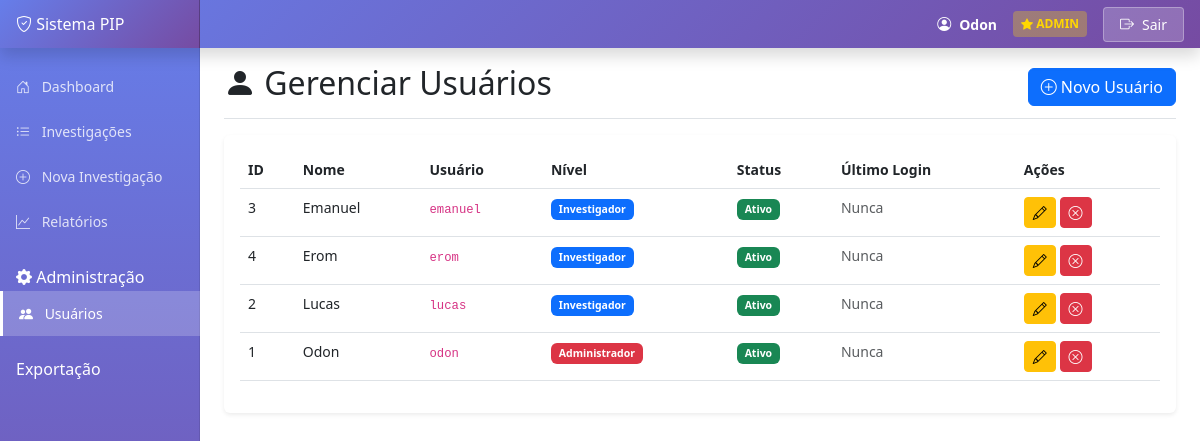
/usuarios (signed in), run on the app's committed database.
### models.py (models this page shows, shortened)
class Usuario(db.Model):
    __tablename__ = 'usuarios'
    id = db.Column(db.Integer, primary_key=True)
    username = db.Column(db.String(50), unique=True, nullable=False, index=True)
    senha_hash = db.Column(db.String(255), nullable=False)
    nome = db.Column(db.String(100), nullable=False)
    nivel = db.Column(db.String(20), nullable=False, default='investigador')  # admin / investigador / visualizador
    ativo = db.Column(db.Boolean, default=True)
    criado_em = db.Column(db.DateTime, default=datetime.utcnow)
    ultimo_login = db.Column(db.DateTime)

### app.py (the view)
@app.route('/usuarios')
def usuarios():
    if 'usuario' not in session:
        flash('Você precisa fazer login primeiro!', 'warning')
        return redirect(url_for('login'))
    if session.get('nivel') != 'admin':
        flash('Você não tem permissão para acessar essa página!', 'danger')
        return redirect(url_for('dashboard'))
    todos_usuarios = Usuario.query.order_by(Usuario.nome).all()
    return render_template('usuarios.html', usuarios=todos_usuarios)

### templates/usuarios.html (shortened to what this page needs)
{% extends "base.html" %}
{% block content %}
<div class="d-flex justify-content-between flex-wrap flex-md-nowrap align-items-center pt-3 pb-2 mb-3 border-bottom">
    <h1 class="h2">
        <i class="bi bi-person-fill"></i> Gerenciar Usuários
    </h1>
    <button class="btn btn-primary" data-bs-toggle="modal" data-bs-target="#modalNovoUsuario">
        <i class="bi bi-plus-circle"></i> Novo Usuário
    </button>
</div>
<div class="card">
    <div class="card-body">
        <div class="table-responsive">
            <table class="table table-hover">
                <thead>
                    <tr>
                        <th>ID</th>
                        <th>Nome</th>
                        <th>Usuário</th>
                        <th>Nível</th>
                        <th>Status</th>
                        <th>Último Login</th>
                        <th>Ações</th>
                    </tr>
                </thead>
                <tbody>
                    {% for usuario in usuarios %}
                    <tr>
                        <td>{{ usuario.id }}</td>
                        <td>{{ usuario.nome }}</td>
                        <td><code>{{ usuario.username }}</code></td>
                        <td>
                            {% if usuario.nivel == 'admin' %}
                                <span class="badge bg-danger">Administrador</span>
                            {% elif usuario.nivel == 'investigador' %}
                                <span class="badge bg-primary">Investigador</span>
                            {% else %}
                                <span class="badge bg-secondary">Consulta</span>
                            {% endif %}
                        </td>
                        <td>
                            {% if usuario.ativo %}
                                <span class="badge bg-success">Ativo</span>
                            {% else %}
                                <span class="badge bg-danger">Inativo</span>
                            {% endif %}
                        </td>
                        <td>
                            {% if usuario.ultimo_login %}
                                {{ usuario.ultimo_login.strftime('%d/%m/%Y %H:%M') }}
                            {% else %}
                                <span class="text-muted">Nunca</span>
                            {% endif %}
                        </td>
                        <td>
                            <button class="btn btn-sm btn-warning"
                                    data-bs-toggle="modal"
                                    data-bs-target="#modalEditarUsuario{{ usuario.id }}">
                                <i class="bi bi-pencil"></i>
                            </button>
                            {% if usuario.ativo %}
                                <button class="btn btn-sm btn-danger"
                                        onclick="desativarUsuario({{ usuario.id }})">
                                    <i class="bi bi-x-circle"></i>
                                </button>
                            {% else %}
                                <button class="btn btn-sm btn-success"
                                        onclick="ativarUsuario({{ usuario.id }})">
                                    <i class="bi bi-check-circle"></i>
                                </button>
                            {% endif %}
                        </td>
                    </tr>
                    {% endfor %}
                </tbody>
            </table>
        </div>
    </div>
</div>
{% endblock %}

### templates/base.html (style rules this page uses)
body { font-size: 0.875rem; }
.card { box-shadow: 0 0.125rem 0.25rem rgba(0, 0, 0, 0.075); border: none; margin-bottom: 1rem; }
.badge { padding: 0.5em 0.75em; }
.btn-sm { padding: 0.25rem 0.5rem; font-size: 0.875rem; }

### data on the page
Usuario: id "3", nome "Emanuel", username "emanuel", nivel "Investigador", ativo "Ativo", shows "Nunca"
Usuario: id "4", nome "Erom", username "erom", nivel "Investigador", ativo "Ativo", shows "Nunca"
Usuario: id "2", nome "Lucas", username "lucas", nivel "Investigador", ativo "Ativo", shows "Nunca"
Usuario: id "1", nome "Odon", username "odon", nivel "Administrador", ativo "Ativo", shows "Nunca"

### other printed values
{{ session.nome }} "Odon"
